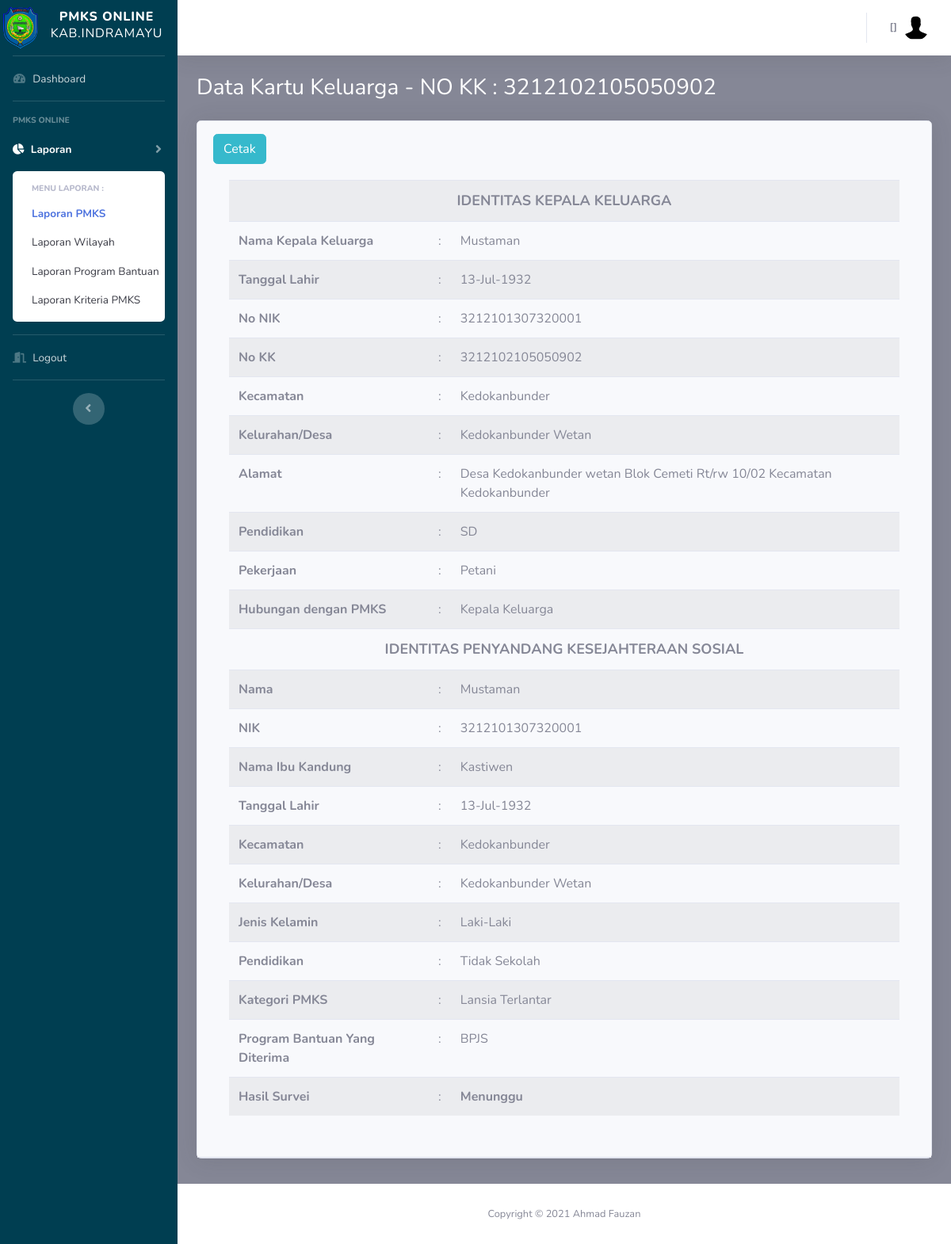
The app's page /pimpinan/pmks_laporan.php?id=6 with its own data.
### tables this page shows
CREATE TABLE `pmks` (
  `id_pmks` int(11) NOT NULL,
  `id_kk` int(11) NOT NULL,
  `id_kec` int(11) NOT NULL,
  `id_desa` int(11) NOT NULL,
  `id_kat_pmks` int(11) NOT NULL,
  `id_program` int(11) NOT NULL,
  `hsl_survei` varchar(50) NOT NULL,
  `nik_pmks` varchar(50) NOT NULL,
  `nm_pmks` varchar(50) NOT NULL,
  `tgl_lhr_pmks` date NOT NULL,
  `hubungan` varchar(25) NOT NULL,
  `jns_klm_pmks` varchar(25) NOT NULL,
  `nm_ibu_pmks` varchar(50) NOT NULL,
  `pendidikan_pmks` varchar(50) NOT NULL,
  `is_delete` int(11) NOT NULL,
  `row_edit` int(11) NOT NULL,
  `creator` int(11) NOT NULL,
  `time_input` datetime NOT NULL DEFAULT CURRENT_TIMESTAMP
);

CREATE TABLE `kk` (
  `id_kk` int(11) NOT NULL,
  `id_kec` int(11) NOT NULL,
  `id_desa` int(11) NOT NULL,
  `no_kk` varchar(50) NOT NULL,
  `nik_kpl` varchar(50) NOT NULL,
  `nm_kpl` varchar(50) NOT NULL,
  `tgl_lhr_kpl` date NOT NULL,
  `alamat_kpl` varchar(100) NOT NULL,
  `pekerjaan_kpl` varchar(50) NOT NULL,
  `pendidikan_kpl` varchar(50) NOT NULL,
  `status` tinyint(1) NOT NULL DEFAULT '0',
  `is_delete` int(11) NOT NULL,
  `row_edit` int(11) NOT NULL,
  `creator` int(11) NOT NULL,
  `time_input` datetime NOT NULL DEFAULT CURRENT_TIMESTAMP
);

CREATE TABLE `kecamatan` (
  `id_kec` int(11) NOT NULL,
  `nm_kec` varchar(20) NOT NULL,
  `is_delete` int(11) NOT NULL,
  `row_edit` int(11) NOT NULL,
  `creator` int(11) NOT NULL,
  `time_input` datetime NOT NULL DEFAULT CURRENT_TIMESTAMP
);

CREATE TABLE `desa` (
  `id_desa` int(10) NOT NULL,
  `nm_desa` varchar(25) NOT NULL,
  `id_kec` int(11) NOT NULL,
  `is_delete` int(11) NOT NULL,
  `row_edit` int(11) NOT NULL,
  `creator` int(11) NOT NULL,
  `time_input` datetime NOT NULL DEFAULT CURRENT_TIMESTAMP
);

CREATE TABLE `kat_pmks` (
  `id_kat_pmks` int(10) NOT NULL,
  `nm_kat` varchar(25) NOT NULL,
  `is_delete` int(11) NOT NULL,
  `row_edit` int(11) NOT NULL,
  `creator` int(11) NOT NULL,
  `time_input` datetime NOT NULL DEFAULT CURRENT_TIMESTAMP
);

CREATE TABLE `program_bantuan` (
  `id_program` int(10) NOT NULL,
  `nm_program` varchar(25) NOT NULL,
  `is_delete` int(11) NOT NULL,
  `row_edit` int(11) NOT NULL,
  `creator` int(11) NOT NULL,
  `time_input` datetime NOT NULL DEFAULT CURRENT_TIMESTAMP
);

### config.php (called while the page is built, shortened)
<?php
	$database = 'pmks';
?>

### functions.php (called while the page is built, shortened)
<?php
function query($query)
{
	include('config.php');
	$result = mysqli_query($koneksi, $query);
	$rows = [];
	while ($row = mysqli_fetch_assoc($result)) {
		$rows[] = $row;
	}
	return $rows;
}

### pimpinan/pmks_laporan.php (the view, shortened to what this page needs)
<?php
include('templetes/sidebar.php');
include('templetes/topbar.php');
require_once "../functions.php";
$id = $_GET['id'];
$pmks = query("SELECT a.*, b.*,c.*,d.*,f.*,g.*,h.id_kec,h.nm_kec AS nm_kec_kk,i.id_desa,i.nm_desa AS nm_desa_kk FROM pmks a
                               INNER JOIN kat_pmks b USING (id_kat_pmks)
                               INNER JOIN program_bantuan c USING (id_program)
                               INNER JOIN kk d USING (id_kk)
                               INNER JOIN Kecamatan f ON a.id_kec = f.id_kec
                               INNER JOIN desa g ON a.id_desa = g.id_desa
                               INNER JOIN Kecamatan h ON d.id_kec = h.id_kec
                               INNER JOIN desa i ON d.id_desa = i.id_desa
                               WHERE a.is_delete = 1 AND d.is_delete = 1 AND a.id_pmks = $id ");
$pmksy = query("SELECT a.*, b.*,c.*,d.*,f.*,g.* FROM pmks a
                               INNER JOIN kat_pmks b USING (id_kat_pmks)
                               INNER JOIN program_bantuan c USING (id_program)
                               INNER JOIN kk d USING (id_kk)
                               INNER JOIN Kecamatan f ON a.id_kec = f.id_kec
                               INNER JOIN desa g ON a.id_desa = g.id_desa
                               WHERE a.is_delete = 1 AND d.is_delete = 1 AND a.id_pmks = $id ")[0];
?>
<div class="container-fluid">
  <h1 class="h3 mb-4 text-judul">Data Kartu Keluarga - NO KK : <?= $pmksy['no_kk'] ?></h1>
  <div class="card shadow mb-2">
    <div class="card-header py-3">
      <a href="../cetak_pmks.php?id=<?=$id ?>" target="_blank" class="btn btn-info"> Cetak</a>
      <div class="card-body">
        <div class="table-responsive">
          <table class="table table-striped">
            <tbody>
              <?php foreach ($pmks as $row) : ?>
                <tr>
                  <th colspan="3" scope="row" class="text-center">
                    <font size="4">IDENTITAS KEPALA KELUARGA</font>
                  </th>
                </tr>
                <tr>
                  <th scope="row">Nama Kepala Keluarga</th>
                  <td>:</td>
                  <td class="text-left"><?= $row['nm_kpl'] ?></td>
                </tr>
                <tr>
                  <th scope="row">Tanggal Lahir</th>
                  <td>:</td>
                  <td class="text-left"><?= date('d-M-Y', strtotime($row['tgl_lhr_kpl'])) ?></td>
                </tr>
                <tr>
                  <th scope="row">No NIK</th>
                  <td>:</td>
                  <td class="text-left"><?= $row['nik_kpl'] ?></td>
                </tr>
                <tr>
                  <th scope="row">No KK</th>
                  <td>:</td>
                  <td class="text-left"><?= $row['no_kk'] ?></td>
                </tr>
                <tr>
                  <th scope="row">Kecamatan</th>
                  <td>:</td>
                  <td class="text-left"><?= $row['nm_kec_kk'] ?></td>
                </tr>
                <tr>
                  <th scope="row">Kelurahan/Desa</th>
                  <td>:</td>
                  <td class="text-left"><?= $row['nm_desa_kk'] ?></td>
                </tr>
                <tr>
                  <th scope="row">Alamat</th>
                  <td>:</td>
                  <td class="text-left"><?= $row['alamat_kpl'] ?></td>
                </tr>
                <tr>
                  <th scope="row">Pendidikan</th>
                  <td>:</td>
                  <td class="text-left"><?= $row['pendidikan_kpl'] ?></td>
                </tr>
                <tr>
                  <th scope="row">Pekerjaan</th>
                  <td>:</td>
                  <td class="text-left"><?= $row['pekerjaan_kpl'] ?></td>
                </tr>
                <tr>
                  <th scope="row">Hubungan dengan PMKS</th>
                  <td>:</td>
                  <td class="text-left"><?= $row['hubungan'] ?></td>
                </tr>
                <tr>
                  <th colspan="3" scope="row" class="text-center">
                    <font size="4">IDENTITAS PENYANDANG KESEJAHTERAAN SOSIAL</font>
                  </th>
                </tr>
                <tr>
                  <th scope="row">Nama</th>
                  <td>:</td>
                  <td class="text-left"><?= $row['nm_pmks'] ?></td>
                </tr>
                <tr>
                  <th scope="row">NIK</th>
                  <td>:</td>
                  <td class="text-left"><?= $row['nik_pmks'] ?></td>
                </tr>
                <tr>
                  <th scope="row">Nama Ibu Kandung</th>
                  <td>:</td>
                  <td class="text-left"><?= $row['nm_ibu_pmks'] ?></td>
                </tr>
                <tr>
                  <th scope="row">Tanggal Lahir</th>
                  <td>:</td>
                  <td class="text-left"><?= date('d-M-Y', strtotime($row['tgl_lhr_pmks'])) ?></td>
                </tr>
                <tr>
                  <th scope="row">Kecamatan</th>
                  <td>:</td>
                  <td class="text-left"><?= $row['nm_kec'] ?></td>
                </tr>
                <tr>
                  <th scope="row">Kelurahan/Desa</th>
                  <td>:</td>
                  <td class="text-left"><?= $row['nm_desa'] ?></td>
                </tr>
                <tr>
                  <th scope="row">Jenis Kelamin</th>
                  <td>:</td>
                  <td class="text-left"><?= $row['jns_klm_pmks'] ?></td>
                </tr>
                <tr>
                  <th scope="row">Pendidikan</th>
                  <td>:</td>
                  <td class="text-left"><?= $row['pendidikan_pmks'] ?></td>
                </tr>
                <tr>
                  <th scope="row">Kategori PMKS</th>
                  <td>:</td>
                  <td class="text-left"><?= $row['nm_kat'] ?></td>
                </tr>
                <tr>
                  <th scope="row">Program Bantuan Yang Diterima</th>
                  <td>:</td>
                  <td class="text-left"><?= $row['nm_program'] ?></td>
                </tr>
                <tr>
                  <th scope="row">Hasil Survei</th>
                  <td>:</td>
                  <td class="text-left"><b><?= $row['hsl_survei'] ?></b></td>
                </tr>
              <?php endforeach; ?>
            </tbody>
          </table>
        </div>
      </div>
    </div>
  </div>
</div>
<br>
<?php include('templetes/footer.php'); ?>

### pimpinan/templetes/sidebar.php (style rules this page uses)
.text-judul { color: #ffffff; }

### records on screen
pmks: id_kk.no_kk "3212102105050902", id_kk.nm_kpl "Mustaman", id_kk.tgl_lhr_kpl "13-Jul-1932", id_kk.nik_kpl "3212101307320001", id_kec.nm_kec "Kedokanbunder", id_desa.nm_desa "Kedokanbunder Wetan", id_kk.alamat_kpl "Desa Kedokanbunder wetan Blok Cemeti Rt/rw 10/02 Kecamatan Kedokanbunder", id_kk.pendidikan_kpl "SD", id_kk.pekerjaan_kpl "Petani", hubungan "Kepala Keluarga", nm_pmks "Mustaman", nik_pmks "3212101307320001", nm_ibu_pmks "Kastiwen", tgl_lhr_pmks "13-Jul-1932", jns_klm_pmks "Laki-Laki", pendidikan_pmks "Tidak Sekolah", id_kat_pmks.nm_kat "Lansia Terlantar", id_program.nm_program "BPJS", hsl_survei "Menunggu"
